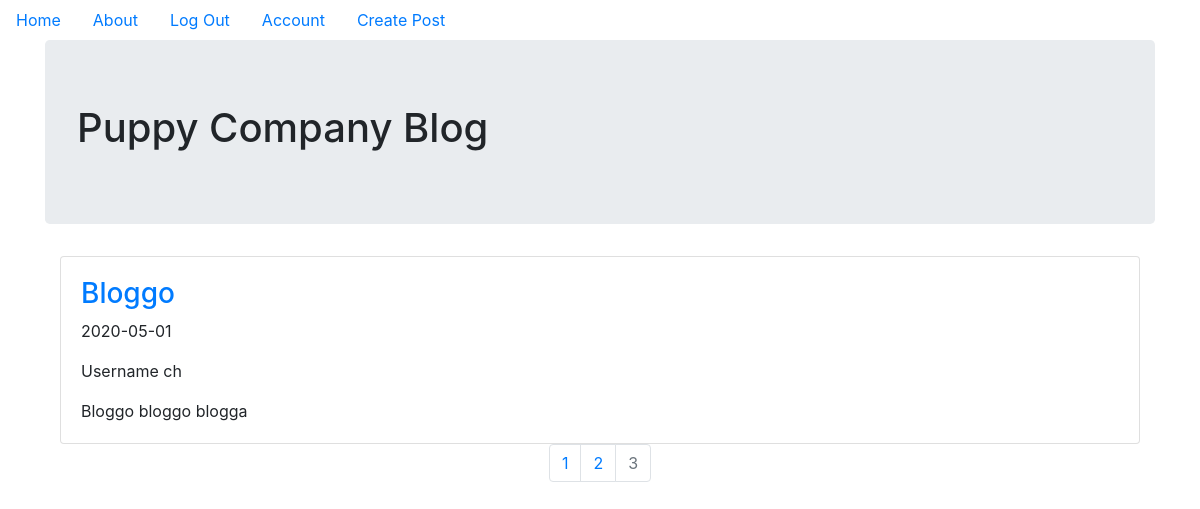
The app's page /?page=3 (signed in) with its own data.
### puppycompanyblog/models.py (models this page shows, shortened)
class BlogPost(db.Model, UserMixin):
    id = db.Column(db.Integer, primary_key=True)
    users = db.relationship(User)
    user_id = db.Column(db.Integer, db.ForeignKey('users.id'), nullable=False)
    date = db.Column(db.DateTime, nullable=False, default=datetime.utcnow)
    title = db.Column(db.String(140), nullable=False)
    text = db.Column(db.Text, nullable=False)

class User(db.Model, UserMixin):
    __tablename__ = 'users'
    id = db.Column(db.Integer, primary_key=True)
    profile_image = db.Column(db.String(64),nullable = False, default = 'default_profile.png')
    email = db.Column(db.String(64), unique = True, index = True)
    username = db.Column(db.String(64), unique = True, index = True)
    password_hash = db.Column(db.String(128))
    posts = db.relationship('BlogPost', backref='author', lazy=True)
    def __repr__(self):
        return f"Username {self.username}"

### puppycompanyblog/core/views.py (the view)
@core.route('/')
def index():
    page = request.args.get('page', 1, type=int)
    blog_posts = BlogPost.query.order_by(BlogPost.date.desc()).paginate(page=page,per_page=2)
    return render_template('index.html', blog_posts=blog_posts)

### puppycompanyblog/models.py (called while the page is built)
@login_manager.user_loader
def load_user(user_id):
    return User.query.get(user_id)

### puppycompanyblog/templates/index.html
{% extends "base.html" %}
{% block content %}
<div class="jumbotron">
  <h1>Puppy Company Blog</h1>
</div>
<div class="container">
  {% for post in blog_posts.items %}
  <div class="card">
    <div class="card-body">
      <h3> <a class="card-title" href="{{ url_for('blog_posts.blog_post', blog_post_id=post.id) }}"> {{post.title}}</a></h3>
      <p class="card-text">{{post.date.strftime('%Y-%m-%d')}}</p>
      <p class="card-text">{{post.author}}</p>
      <p class="card-text">{{post.text}}</p>
    </div>
  </div>
</div>
{% endfor %}
  <nav aria-label='Page Navigation example'>
    <ul class="pagination justify-content-center">
      {% for page_num in blog_posts.iter_pages(left_edge=1,right_edge=1,left_current=1,right_current=2)  %}
      {% if blog_posts.page == page_num %}
      <li class='page-item disabled'>
        <a class="page-link" href="{{url_for('core.index',page=page_num)}}">{{ page_num }}</a>
      </li>
      {% else %}
      <li class='page-item'>
        <a class="page-link" href="{{url_for('core.index',page=page_num)}}">{{ page_num }}</a>
      </li>
      {% endif %}
      {% endfor %}
    </ul>
  </nav>
{% endblock %}

### records on screen
BlogPost: title "Bloggo", date "2020-05-01", author "Username ch", text "Bloggo bloggo blogga"

### other values on screen
{{ page_num }} "1" "2"
{{ page_num }} "3"
